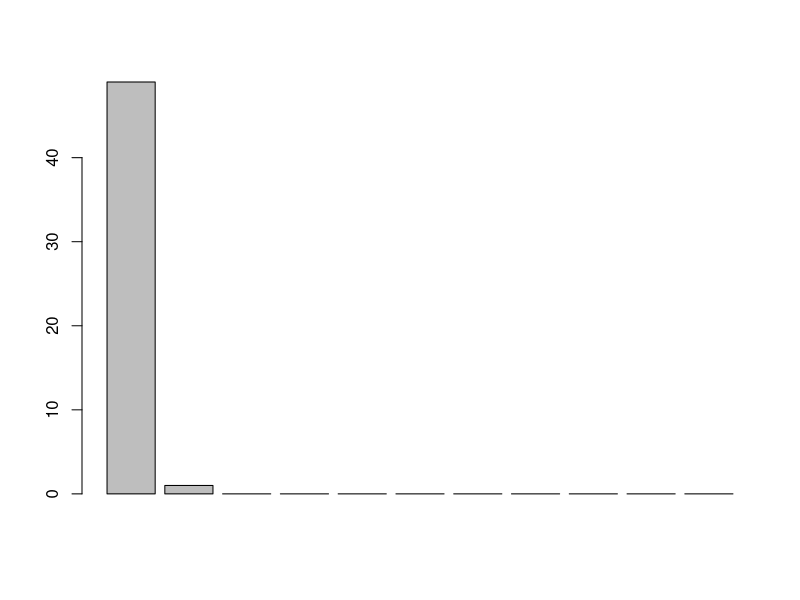
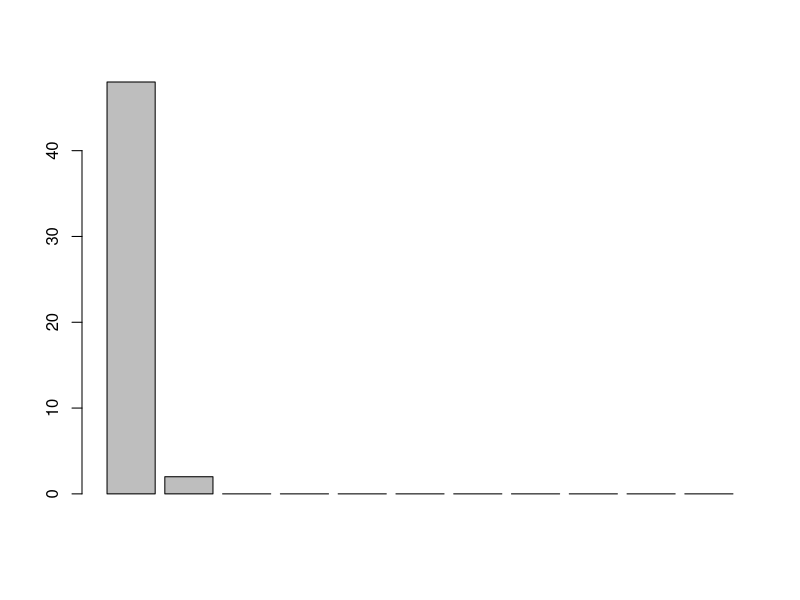
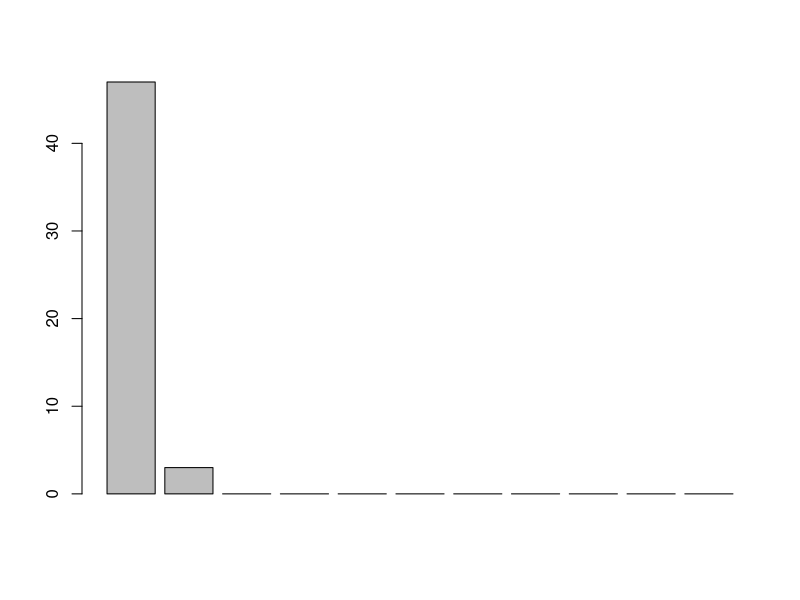
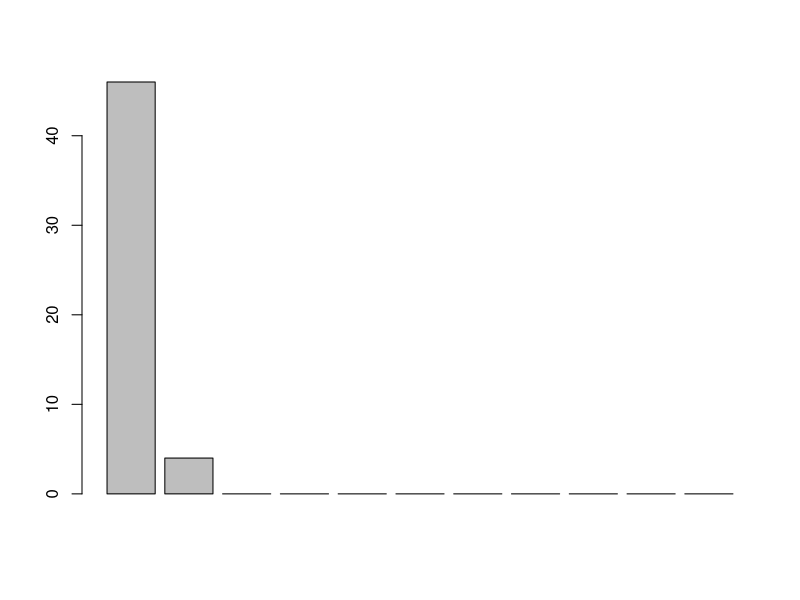
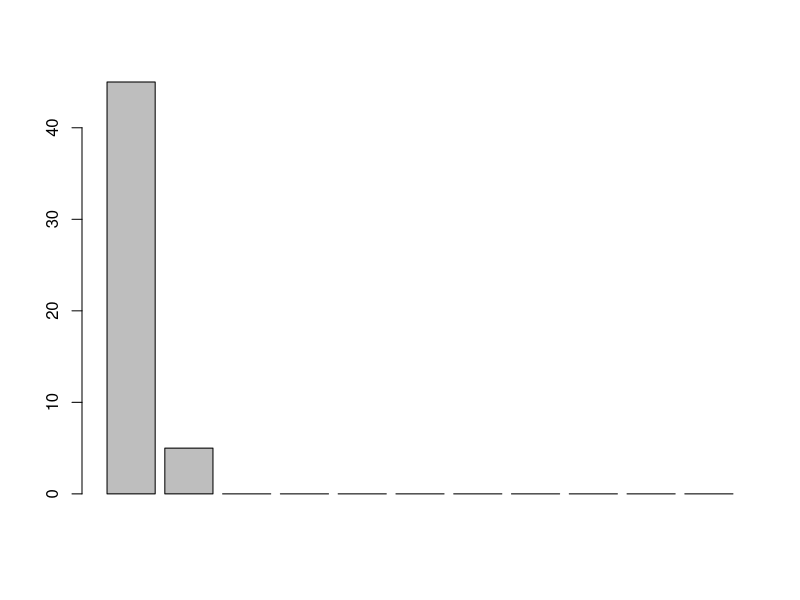
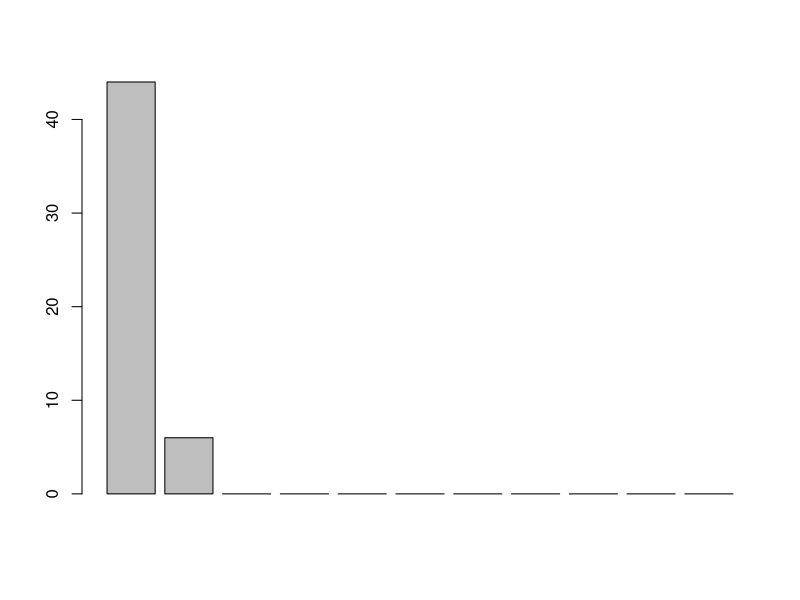
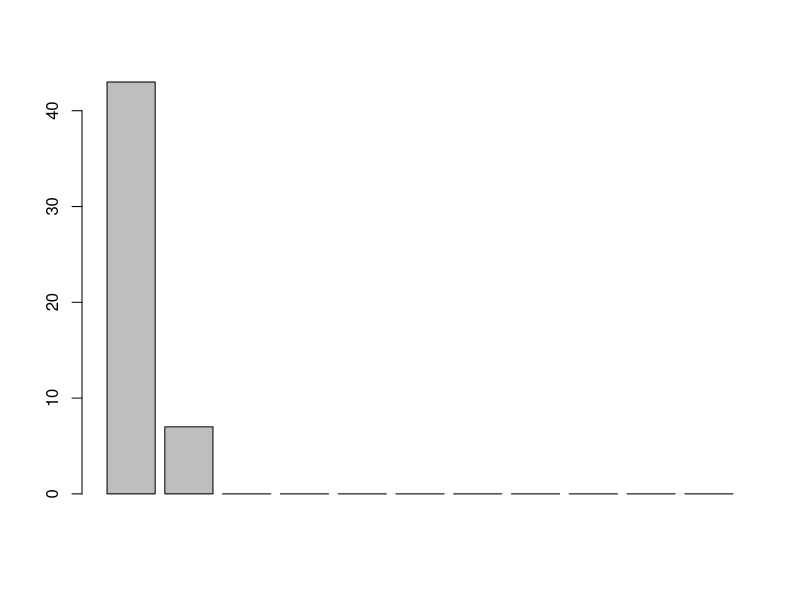
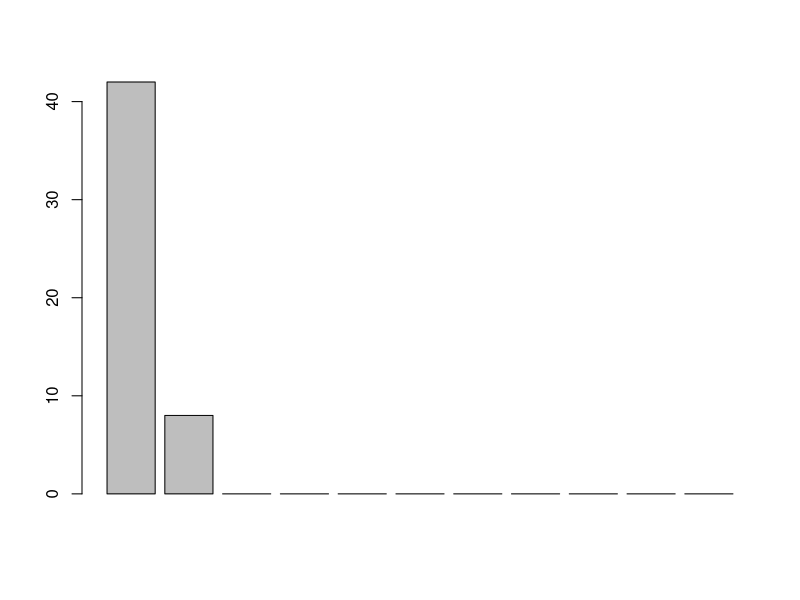

The R source for these figures, in order: (Note: a time limit stopped this script after it produced the figures.)
rm(list=ls())
pop = read.csv("50muts.txt")

for(i in c(1:nrow(pop))){

	barplot(c(
		pop[i,1],
		pop[i,2],
		pop[i,3],
		pop[i,4],
		pop[i,5],
		pop[i,6],
		pop[i,7],
		pop[i,8],
		pop[i,9],
		pop[i,10],
		pop[i,11]))
}
